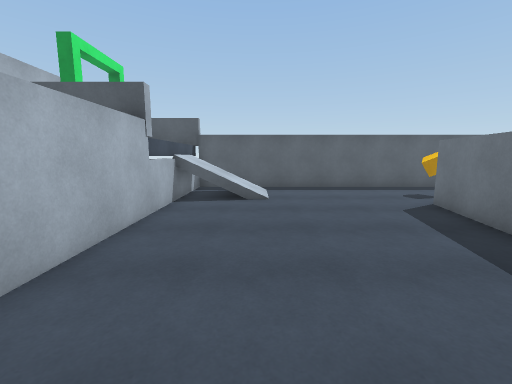
[1] (above)

15 first-person views from a walk through a scene from a Unity 3-D project. The camera is 1.5 m above the floor, tilts 8° down and sees 90° across. The floor is counted in squares, 1 m on a side. Each view is taken from the middle of a square. On the plan, view 1 faces up. The plan holds only what a view shows up to about 13 squares ahead; the rest is blank. The player is left out.

[2]
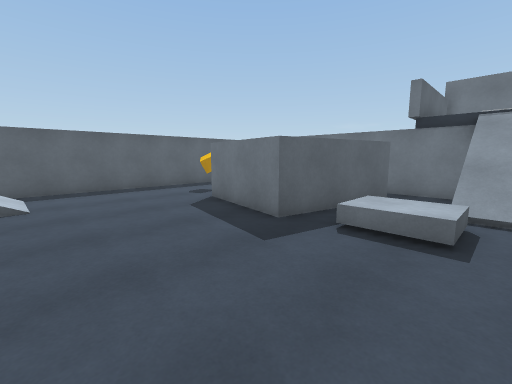

[3]
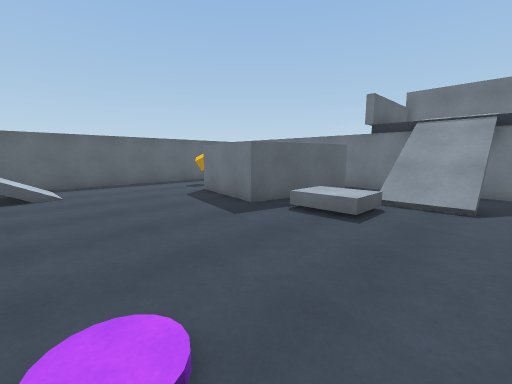

[4]
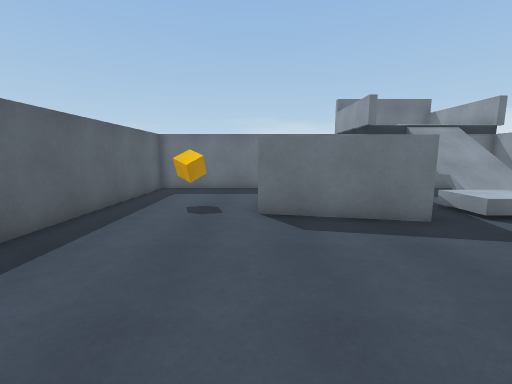

[5]
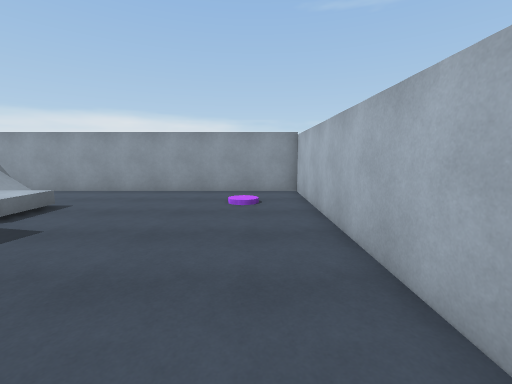

[6]
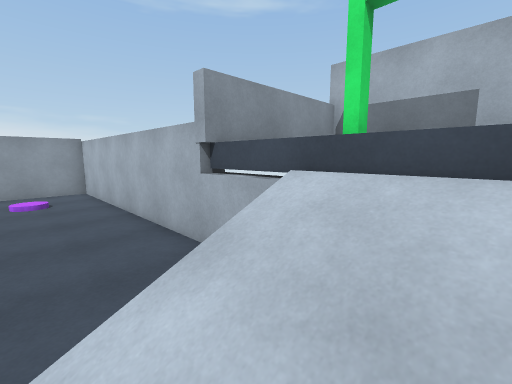

[7]
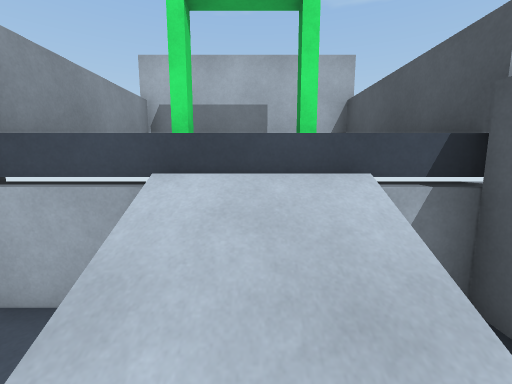

[8]
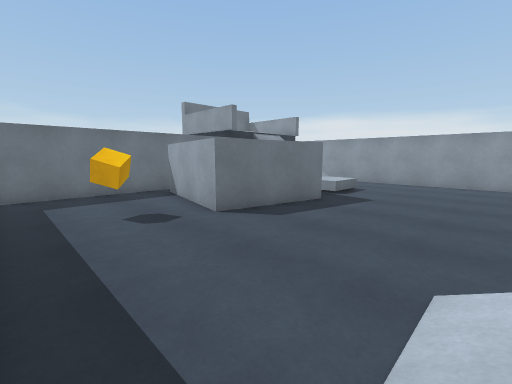

[9]
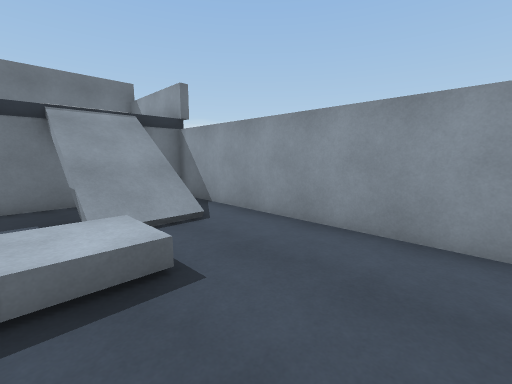

[10]
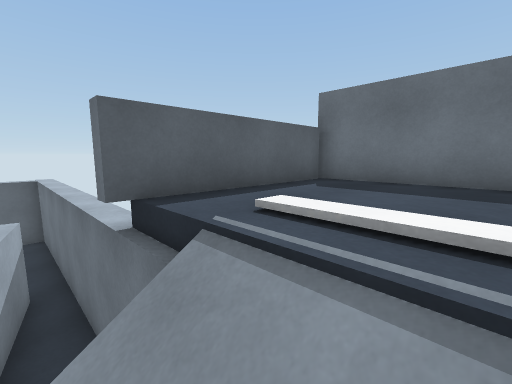

[11]
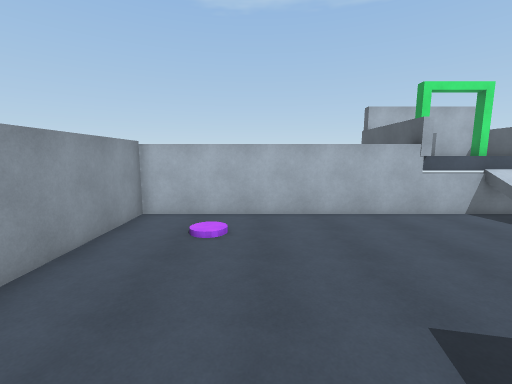

[12]
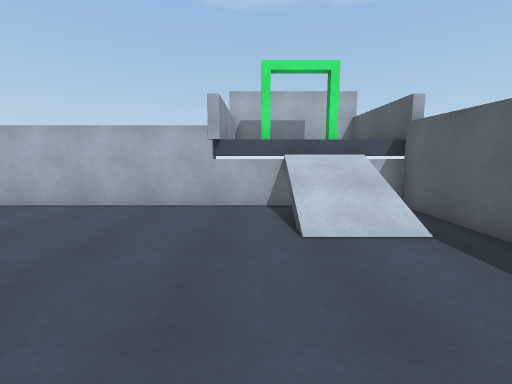

[13]
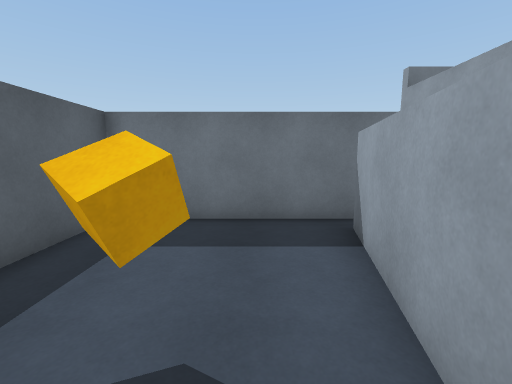

[14]
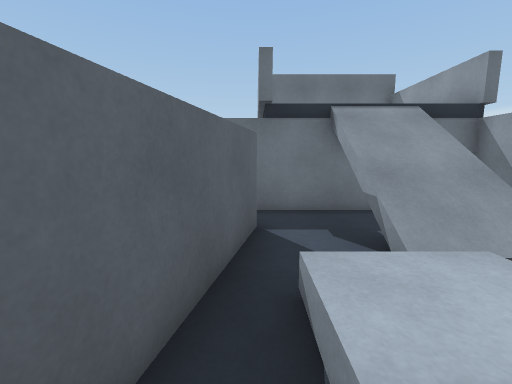

[15]
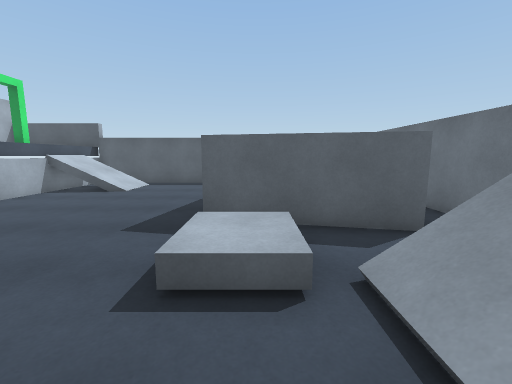

### Floor plan
Key: @ floor where view 1 was taken; # wall or solid block; x gap in a wall; . main floor; : floor 0.5 m higher than the main floor; + floor 3 m higher than the main floor; / step, stairs or slope; = window, fence, low wall or low ledge; v drop or lower ground; O other object.
Columns run from 8 left of view 1 to 16 right of it. Each row starts with its distance up from view 1.
 13 #====###############
 12 #    #.............#
 11 #    ////..........#
 10 #    ////......O...#
  9 #    /#=/..........#
  8 # O  #........##...#
  7 #=#==#.......#######
  6      #.......#    ##
  5      #.......#    ##
  4      #.......#### .#
  3      #..........##.#====#
  2      #......./:....v++++#
  1      #......./:///x/++++#
  0      #./@....../////++++#
 -1      #........./////++++#
 -2      #............./    #
 -3      ###############====#
 -4                    #

Where each view was taken, in squares from view 1:
view 1: 0 up, 0 right, facing up
view 2: 0 up, 0 right, facing up-right
view 3: 2 down, 1 left, facing up-right
view 4: 8 up, 1 left, facing right
view 5: 8 up, 1 left, facing down
view 6: 11 up, 0 right, facing down-left
view 7: 10 up, 0 right, facing left
view 8: 12 up, 0 right, facing down-right
view 9: 2 up, 2 right, facing down-right
view 10: 1 down, 10 right, facing up-right
view 11: 1 up, 6 right, facing left
view 12: 8 up, 5 right, facing left
view 13: 9 up, 5 right, facing right
view 14: 3 up, 4 right, facing right
view 15: 2 down, 6 right, facing up
